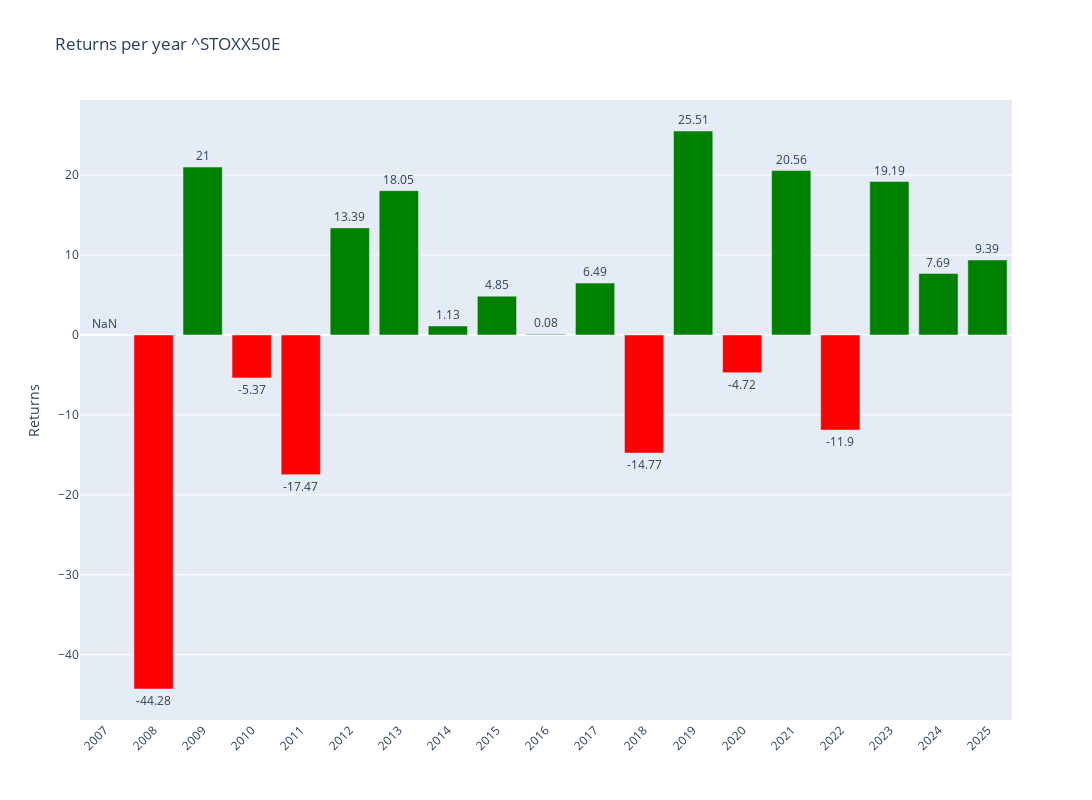

This figure's notebook cell:
### Code cell
# Plotly
fig = make_subplots()

# Add colors
colors = ['green' if x >= 0 else 'red' for x in annual_data['Return']]

# Graph (1,1)
fig.add_trace(go.Bar(y=annual_data['Return'],x=annual_data['Return'].index,text=round(annual_data['Return'],2),textposition='outside',marker_color=colors,hoverinfo='skip'),row=1,col=1)

# Update xaxis properties
fig.update_yaxes(title_text="Returns", row=1, col=1)

fig.update_layout(xaxis=dict(tickvals=annual_data.index,tickangle=-45),height=800, width=1300,title=f"Returns per year {ticker}")

fig.show()

### Figure 1 — Plotly figure (JSON) as saved in the notebook; plotly's stock layout.template omitted (floating-point values rounded to 4 significant figures)
{"data": [{"hoverinfo": "skip", "marker": {"color": ["red", "red", "green", "red", "red", "green", "green", "green", "green", "green", "green", "red", "green", "red", "green", "red", "green", "green", "green"]}, "text": [NaN, -44.28, 21.0, -5.37, -17.47, 13.39, 18.05, 1.13, 4.85, 0.08, 6.49, -14.77, 25.51, -4.72, 20.56, -11.9, 19.19, 7.69, 9.39], "textposition": "outside", "type": "bar", "x": [2007, 2008, 2009, 2010, 2011, 2012, 2013, 2014, 2015, 2016, 2017, 2018, 2019, 2020, 2021, 2022, 2023, 2024, 2025], "xaxis": "x", "y": [NaN, -44.28, 21.0, -5.367, -17.47, 13.39, 18.05, 1.129, 4.848, 0.07725, 6.487, -14.77, 25.51, -4.719, 20.56, -11.9, 19.19, 7.688, 9.386], "yaxis": "y"}], "layout": {"height": 800, "title": {"text": "Returns per year ^STOXX50E"}, "width": 1300, "xaxis": {"anchor": "y", "domain": [0, 1], "tickangle": -45, "tickvals": [2007, 2008, 2009, 2010, 2011, 2012, 2013, 2014, 2015, 2016, 2017, 2018, 2019, 2020, 2021, 2022, 2023, 2024, 2025]}, "yaxis": {"anchor": "x", "domain": [0, 1], "title": {"text": "Returns"}}}}
